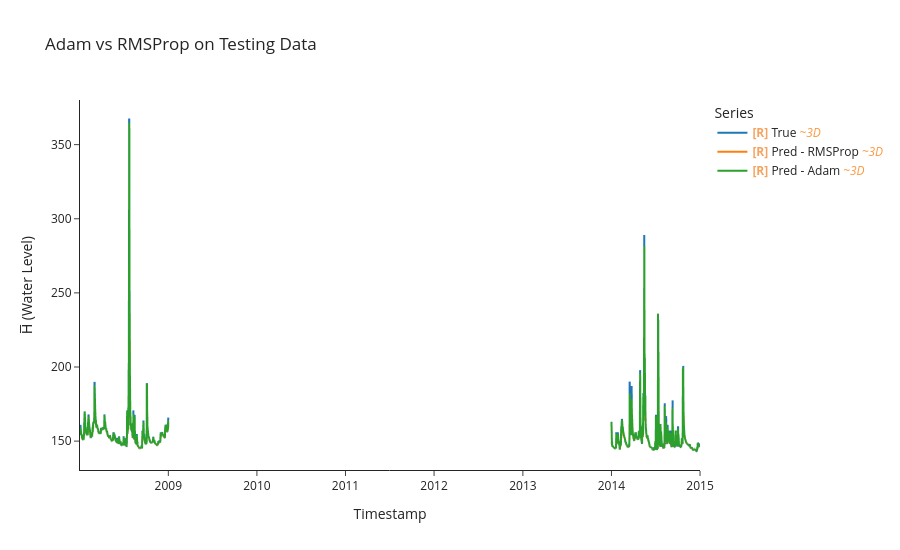

Notebook source saved alongside this figure:
### Code cell
# just plot adam and RMSProp for simplicity
uf.calculate_metrics_and_plot(results,'Adam vs RMSProp on Testing Data',
                              methods_to_plot=["Adam", "RMSProp"])

### Figure 1 — Plotly figure (JSON) as saved in the notebook; plotly's stock layout.template omitted (floating-point values rounded to 4 significant figures; data arrays with more than 128 entries replaced by an {"elided": "..."} marker saying what was removed)
{"data": [{"hovertemplate": "Legend=True<br>Timestamp=%{x}<br>H̅ (Water Level)=%{y}<extra></extra>", "legendgroup": "True", "line": {"color": "#1f77b4", "dash": "solid", "width": 2}, "marker": {"symbol": "circle"}, "mode": "lines", "name": "<b style=\"color:sandybrown\">[R]</b> True <i style=\"color:#fc9944\">~3D</i>", "showlegend": true, "type": "scattergl", "uid": "4d466b18-c616-465e-b5c8-52068bb6c85e", "x": {"elided": "1001 str values"}, "xaxis": "x", "y": {"elided": "1001 float values"}, "yaxis": "y"}, {"hovertemplate": "Legend=Pred - RMSProp<br>Timestamp=%{x}<br>H̅ (Water Level)=%{y}<extra></extra>", "legendgroup": "Pred - RMSProp", "line": {"color": "#ff7f0e", "dash": "solid", "width": 2}, "marker": {"symbol": "circle"}, "mode": "lines", "name": "<b style=\"color:sandybrown\">[R]</b> Pred - RMSProp <i style=\"color:#fc9944\">~3D</i>", "showlegend": true, "type": "scattergl", "uid": "757f11f8-82ca-4c88-a4a2-d09342858811", "x": {"elided": "1001 str values"}, "xaxis": "x", "y": {"elided": "1001 float values"}, "yaxis": "y"}, {"hovertemplate": "Legend=Pred - Adam<br>Timestamp=%{x}<br>H̅ (Water Level)=%{y}<extra></extra>", "legendgroup": "Pred - Adam", "line": {"color": "#2ca02c", "dash": "solid", "width": 2}, "marker": {"symbol": "circle"}, "mode": "lines", "name": "<b style=\"color:sandybrown\">[R]</b> Pred - Adam <i style=\"color:#fc9944\">~3D</i>", "showlegend": true, "type": "scattergl", "uid": "8300ca6b-84d8-4b3a-8c03-59d6082e035c", "x": {"elided": "1001 str values"}, "xaxis": "x", "y": {"elided": "1001 float values"}, "yaxis": "y"}], "layout": {"height": 550, "legend": {"title": {"text": "Series"}, "tracegroupgap": 0}, "title": {"text": "Adam vs RMSProp on Testing Data"}, "xaxis": {"anchor": "y", "domain": [0, 1], "title": {"text": "Timestamp"}}, "yaxis": {"anchor": "x", "domain": [0, 1], "title": {"text": "H̅ (Water Level)"}}}}
